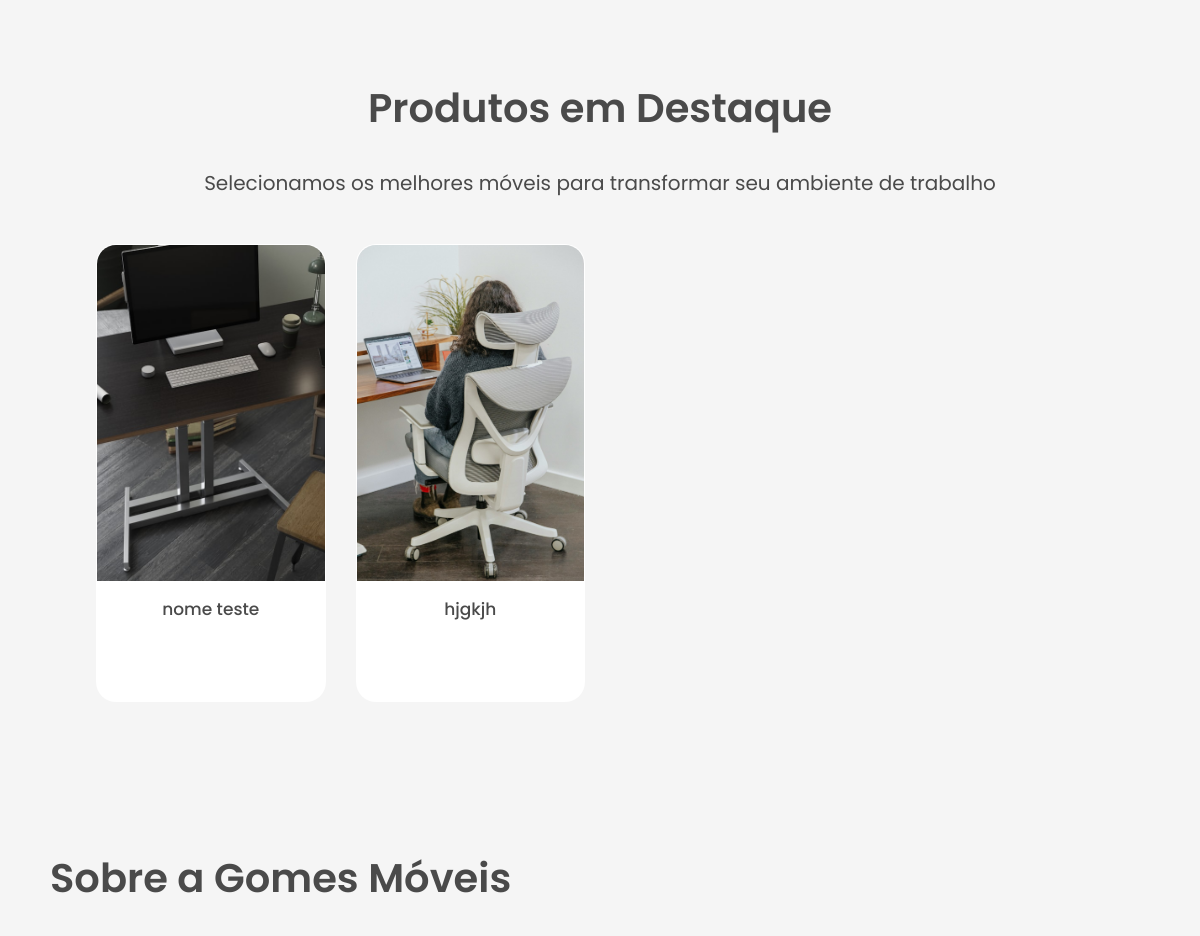
Before: / (middle part) with the older database file.
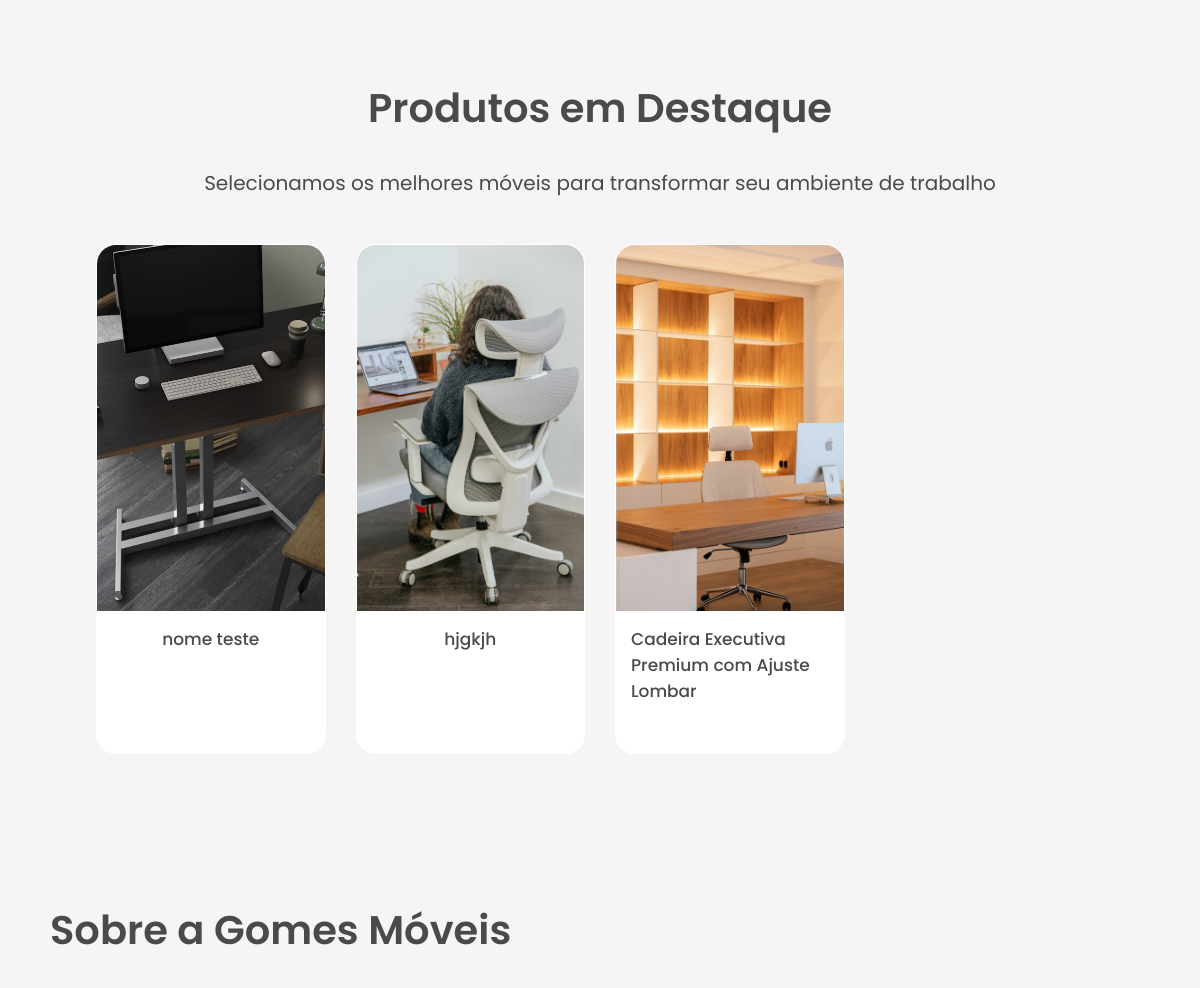
After: the same page with the newer database file.
### core/models.py (models this page shows, shortened)
class Produto(models.Model):
    nome = models.CharField(max_length=200)
    descricao = models.TextField()
    destaque = models.BooleanField(default=False)
    slug = models.SlugField(unique=True, blank=True)
    categoria = models.ForeignKey(
        Categoria,
        on_delete=models.CASCADE,
        related_name="produtos"
    )

class ProdutoImagem(models.Model):
    produto = models.ForeignKey(
        Produto,
        on_delete=models.CASCADE,
        related_name="imagens"
    )
    imagem = models.ImageField(upload_to="produtos/")

### core/views.py (the view)
# urls.py: path("", inicio)
def inicio(request):
    produtos_destaque = Produto.objects.filter(destaque=True)
    return render(request, "index.html", {
        "produtos_destaque": produtos_destaque
    })

### core/templates/index.html (shortened to what this page needs)
{% extends 'base.html' %}
{% load static %}
{% block css %}
<link rel="stylesheet" href="{% static 'css/index.css' %}">
{% endblock %}
{% block content %}
<div class="container-destaque">
    <div class="container-hero-destaque">
        <div class="produto-destaque">
            <h3>Produtos em Destaque</h3>
        </div>
        <div class="container-txt-destaque">
            <p>Selecionamos os melhores móveis para transformar seu ambiente de trabalho</p>
        </div>
        <div class="container-produto">
            {% for produto in produtos_destaque %}
            <a href="{% url 'produto' produto.slug %}" class="produto">
                <div class="img-container">
                    <img class="img-produto" src="{{ produto.imagens.first.imagem.url }}">
                </div>
                <div class="paragrafo-produto">
                    <p>{{ produto.nome }}</p>
                </div>
            </a>
            {% endfor %}
        </div>
    </div>
</div>
<div class="container-visao">
    <div class="container-descricao-visao">
        <div class="descricao-visao">
            <div class="sobre">
                <h4>Sobre a Gomes Móveis</h4>
            </div>
        </div>
    </div>
    <div class="container-img-visao">
    </div>
</div>
{% endblock %}

### core/templates/base.html (shortened to what this page needs)
{% load static %}
<!DOCTYPE html>
<html>
<head>
    <link rel="stylesheet" href="https://cdnjs.cloudflare.com/ajax/libs/font-awesome/6.5.0/css/all.min.css">
    <link rel="stylesheet" href="{% static 'css/style.css' %}">
    <link rel="stylesheet" href="{% static 'css/header.css' %}">
    {% block css %}{% endblock %}
</head>
<body>
{% block content %}
{% endblock %}
</body>
</html>

### core/static/css/style.css (style rules this page uses)
* { margin: 0; padding: 0; box-sizing: border-box; }
body { min-height: 100vh; background-color: #f5f5f5; }

### core/static/css/index.css (style rules this page uses)
.container-destaque { width: 100%; height: 100%px; padding: 80px; }
.container-hero-destaque { width: 100%; height: 100%; }
.produto-destaque { width: 100%; }
.produto-destaque h3 { display: flex; justify-content: center; color: #4A4A4A; font-size: 40px; font-family: "Poppins", sans-serif; font-weight: 600; margin-bottom: 30px; }
.container-txt-destaque { width: 100%; }
.container-txt-destaque p { display: flex; justify-content: center; color: #4A4A4A; font-size: 20px; font-family: "Poppins", sans-serif; font-weight: 400; margin-bottom: 30px; }
.container-produto { width: 100%; height: 100%; padding: 16px; gap: 30px; display: grid; grid-template-columns: repeat(4, minmax(100px, 370px)); justify-content: center; }
.produto { border-radius: 20px; border: 1px solid rgba(255,255,255,0.5); transition: transform 0.5s ease; background-color: white; overflow: hidden; display: flex; flex-direction: column; text-decoration:none; transition: transform 0.5s ease; }
.img-container { width: 100%; height: 400px; overflow: hidden; }
.img-produto { width: 100%; height: 100%; object-fit: cover; display: block; cursor: pointer; transition: transform 0.5s ease; }
.paragrafo-produto { width: 100%; height: 30%; padding: 15px; display: flex; justify-content: center; }
.paragrafo-produto p { color: #4A4A4A; font-size: 17px; font-family: "Poppins", sans-serif; font-weight: 500; }
.container-visao { width: 100%; height: 100%; padding: 30px; gap: 30px; display: flex; justify-content: center; align-items: center; }
.container-descricao-visao { width: 50%; height: 600px; padding: 20px; display: flex; flex-direction: column; }
.sobre { width: 100%; margin-bottom: 30px; }
.sobre h4 { color: #4A4A4A; font-size: 40px; font-family: "Poppins", sans-serif; font-weight: 600; }
.container-img-visao { width: 50%; height: 600px; padding: 40px; display: flex; justify-content: center; align-items: center; }

Changed rows visible on the page:
added Produto: imagens.first.imagem (picture), nome "Cadeira Executiva Premium com Ajuste Lombar"
